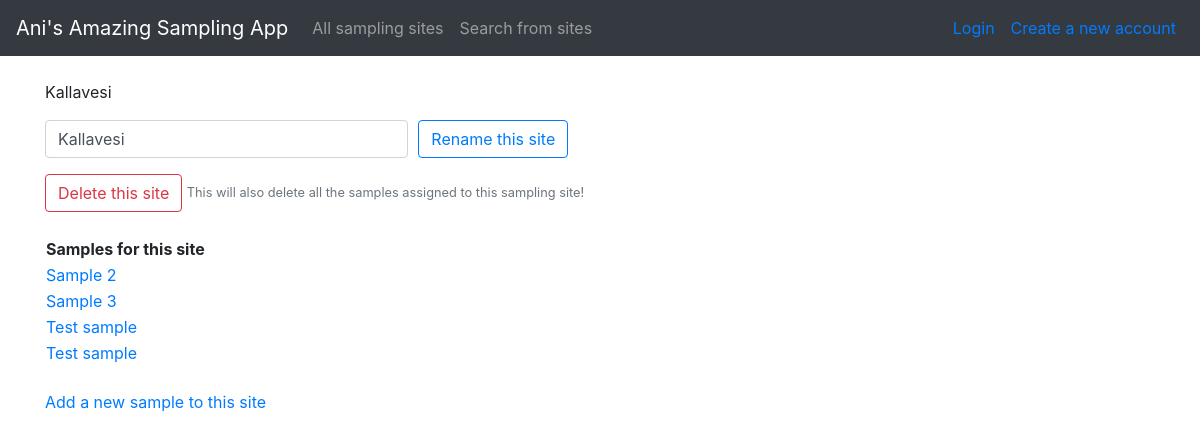
The app's page /sites/6 with its own data.
### application/sites/models.py (models this page shows, shortened)
class Site(Base):
    __tablename__="site"
    name = db.Column(db.String(144), nullable=False, index=True)
    samples = db.relationship("Sample", backref="site", lazy=True, cascade="all, delete-orphan", single_parent=True)

### application/samples/models.py (models this page shows, shortened)
class Sample(Base):
    __tablename__="sample"
    samplename = db.Column(db.String(144), nullable=False)
    sampletype = db.Column(db.String(144), nullable=False, index=True)
    species = db.Column(db.String(144), nullable=False, index=True)
    amount = db.Column(db.String(144), nullable=False)
    site_id = db.Column(db.Integer, db.ForeignKey('site.id'),
                           nullable=False)

### application/sites/views.py (the view)
@app.route("/sites/<site_id>", methods=["GET"])
def sites_show_one_site(site_id):
    site = Site.query.get(site_id)
    samples = site.samples
    return render_template("sites/single.html", site=site, form=RenameSiteForm(), samples=samples)

### application/sites/forms.py
class RenameSiteForm(FlaskForm):
    name = StringField("Site name", [validators.Length(min=2, max=20)])
    class Meta:
       csrf = False

### application/templates/sites/single.html
{% extends "layout.html" %}
{% block body %}
<form method="POST" action="{{ url_for('sites_rename', site_id=site.id) }}">
  <p>
    {{site.name}}
  </p>
  <div class="form-row align-items-center">
    <div class="col-4 mb-3">
      {{ form.name(value=site.name, class="form-control") }}
    </div>
    <div class="col-4 mb-3">
      <input type="submit" value="Rename this site" class="btn btn-outline-primary" />
    </div>
  </div>
</form>
<form method="POST" action="{{ url_for('sites_remove', site_id=site.id) }}">
  <div class="form-row align-items-center">
    <div class="col-auto mb-8">
      <input type="submit" value="Delete this site" class="btn btn-outline-danger" />
      <small id="noteInline" class="form-text, text-muted">
        This will also delete all the samples assigned to this sampling site!
      </small>
    </div>
  </div>
</form>
<table>
  <br>
  <tr>
    <th>Samples for this site</th>
  </tr>
  {% for sample in samples %}
  <tr>
    <td><a href="{{ url_for('samples_show_one_sample', sample_id=sample.id) }}">{{ sample.samplename }}</a></td>
  </tr>
  {% endfor %}
</table>
<br>
<a href="{{ url_for('samples_form', site_id=site.id) }}">Add a new sample to this site</a>
{% endblock %}

### records on screen
Site: name "Kallavesi"
Sample: samplename "Sample 2"
Sample: samplename "Sample 3"
Sample: samplename "Test sample"
Sample: samplename "Test sample"
